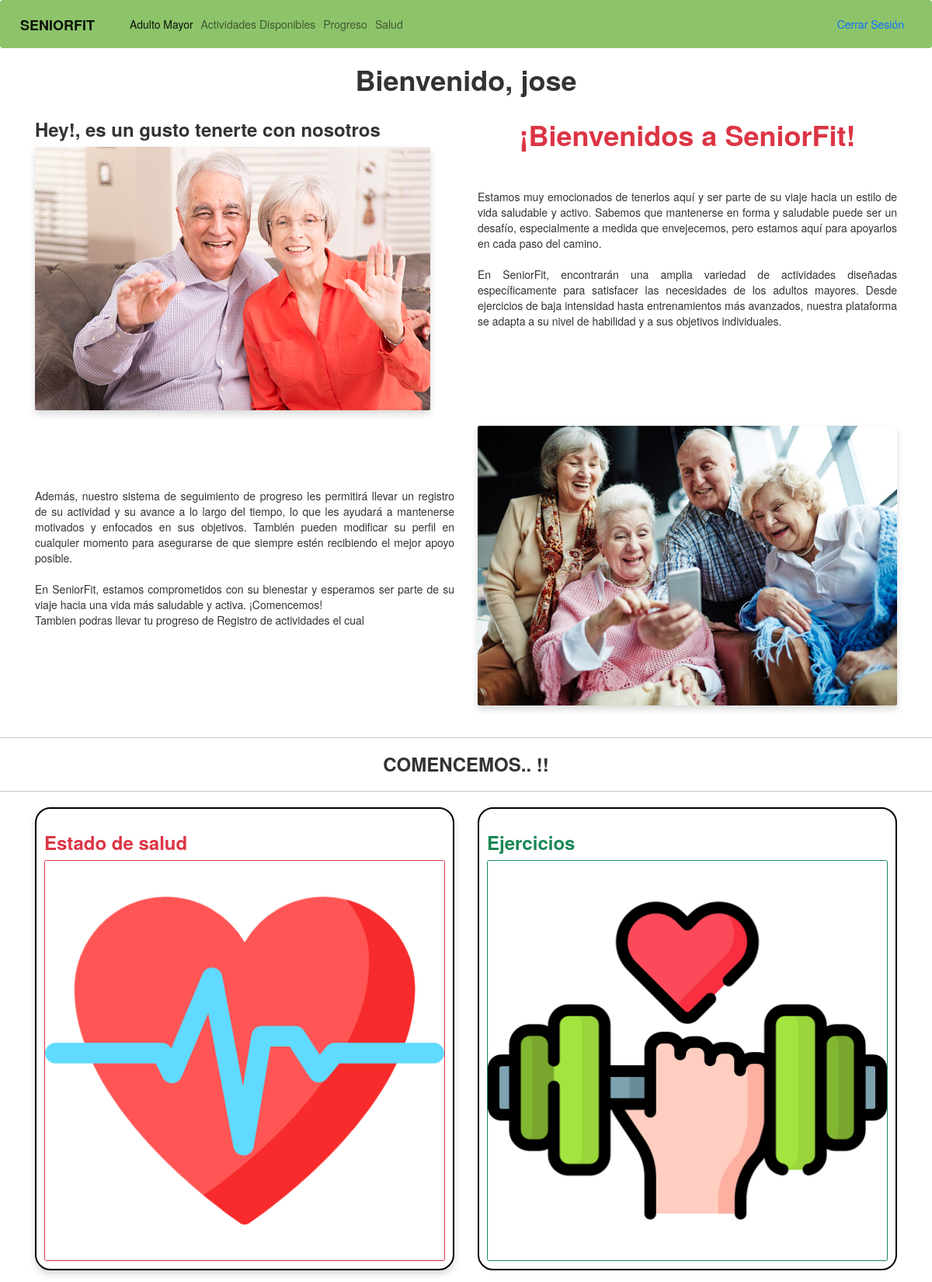
Page /adulto_home.php (signed in) on the earlier database version.
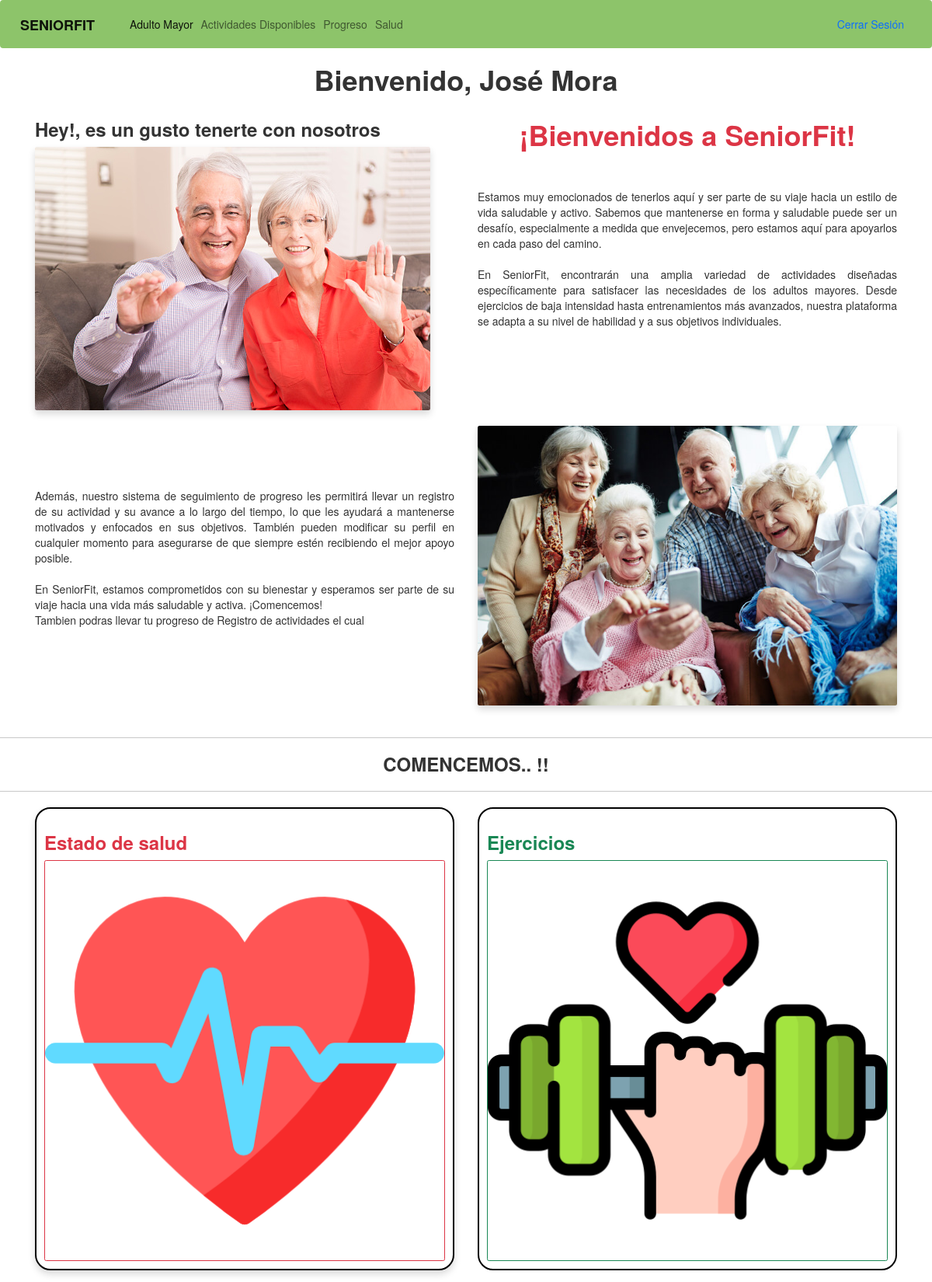
Same page on the later database version.
### tables this page shows
CREATE TABLE `usuarios` (
  `id` int(6) UNSIGNED NOT NULL,
  `nombre` varchar(50) NOT NULL,
  `edad` int(3) NOT NULL,
  `fecha_nacimiento` date NOT NULL,
  `genero` varchar(10) NOT NULL,
  `tipo_usuario` varchar(20) NOT NULL,
  `email` varchar(50) NOT NULL,
  `password` varchar(10) NOT NULL,
  `nombre_usuario` varchar(10) NOT NULL,
  `fecha_registro` timestamp NOT NULL DEFAULT current_timestamp() ON UPDATE current_timestamp(),
  `cedula` varchar(15) DEFAULT NULL,
  `telefono` varchar(10) DEFAULT NULL
);

### adulto_home.php (the view, shortened to what this page needs)
<!DOCTYPE html>
<html>
  <head>
    <link href="https://cdn.jsdelivr.net/npm/bootstrap@5.3.0-alpha1/dist/css/bootstrap.min.css" rel="stylesheet">
    <link rel="stylesheet" href="https://maxcdn.bootstrapcdn.com/bootstrap/3.4.1/css/bootstrap.min.css">
    <link rel="stylesheet" href="https://stackpath.bootstrapcdn.com/bootstrap/4.5.2/css/bootstrap.min.css"
>
    <link rel="stylesheet" href="style/styles.css">
   </head>
  <body>
    <div>
    <?php
    include 'base_adulto.php';
      $nombre_usu =  $_SESSION['nombre_usuario'];
      $bd = conectar();
      $query = "SELECT * FROM usuarios Where nombre_usuario = '$nombre_usu'";
      $result = mysqli_query($bd, $query);
      $row = mysqli_fetch_array($result);
      echo "<h1><strong> Bienvenido, " . $row['nombre'] . " </strong></h1>";
    ?>
    </div>
    <div class="container text-justify">
      <div class="row align-items-start">
        <div class="col-12 col-md-6">
          <h3><strong>Hey!, es un gusto tenerte con nosotros</strong></h3>
          <img src="img/saludo.jpg"  class="img-fluid rounded shadow " alt="saludo">
        </div>
        <div class="col-12 col-md-6">
        <h3><p class="font-family: Tahoma;"><h1 class=" text-danger"><strong>¡Bienvenidos a SeniorFit!</strong></h1>
                <br><br> Estamos muy emocionados de tenerlos aquí y ser parte de su viaje hacia un
                estilo de vida saludable y activo. Sabemos que mantenerse en forma y saludable
                puede ser un desafío, especialmente a medida que envejecemos, pero estamos aquí
                para apoyarlos en cada paso del camino.
                <br><br>En SeniorFit, encontrarán una amplia variedad de actividades diseñadas específicamente
                para satisfacer las necesidades de los adultos mayores. Desde ejercicios de baja
                intensidad hasta entrenamientos más avanzados, nuestra plataforma se adapta a su nivel
                de habilidad y a sus objetivos individuales.
        </p></h3>
        </div>
      </div>
      <div class="row align-items-start">
        <div class="col-12 col-md-6">
        <h3><p class="font-family: Tahoma;"><h1 class=" text-danger"><strong></strong></h1>
                <br><br><br>Además, nuestro sistema de seguimiento de progreso les permitirá llevar un registro de
                su actividad y su avance a lo largo del tiempo, lo que les ayudará a mantenerse motivados
                y enfocados en sus objetivos. También pueden modificar su perfil en cualquier momento para
                asegurarse de que siempre estén recibiendo el mejor apoyo posible.
                <br><br>En SeniorFit, estamos comprometidos con su bienestar y esperamos ser parte de su viaje hacia
                una vida más saludable y activa. ¡Comencemos!
              <br>
              Tambien podras llevar tu progreso de Registro de actividades el cual
        </p></h3>
        </div>
        <div class="col-12 col-md-6">
        <img src="img/adulto.jpg" class="img-fluid rounded shadow" alt="saludo">
        </div>
      </div>
    </div>
    <br>
    <hr>
    <h3><strong>COMENCEMOS.. !!</strong></h3>
    <div class="opciones_adulto">
      <hr>
      <div class="container text-justify">
        <div class="row align-items-start">
          <div class="col-12 col-md-6">
            <div class="item shadow mb-4">
              <h3 class=" text-danger"><strong>Estado de salud</strong></h3>
              <a href="salud.php">
                <img src="img/salud.png" class="rounded border border-danger card-img-top" alt="salud">
              </a>
            </div>
          </div>
          <div class="col-12 col-md-6">
            <div class=item shadow mb-4>
              <h3 class=" text-success"><strong>Ejercicios</strong></h3>
              <a href="activities.php ">
                <img src="img/aptitud-fisica.png" class="rounded border border-success card-img-top" alt="ejercicio">
              </a>
            </div>
          </div>
        </div>
      </div>
    </div>
    </body>
</html>

### base_adulto.php (shortened to what this page needs)
<!DOCTYPE html>
<html lang="en">
<head>
    <link href="https://cdn.jsdelivr.net/npm/bootstrap@5.0.2/dist/css/bootstrap.min.css" rel="stylesheet">
    <link rel="stylesheet" href="https://maxcdn.bootstrapcdn.com/bootstrap/3.4.1/css/bootstrap.min.css">
</head>
<body>
  <nav class="navbar navbar-expand-lg navbar navbar-light" style="background-color: #8DC46A;">
    <div class="container-fluid">
      <a class="navbar-brand" href="#"><strong>SENIORFIT</strong></a>
      <div class="collapse navbar-collapse" id="navbarNavAltMarkup">
        <div class="navbar-nav">
          <a class="nav-link active" aria-current="page" href="adulto_home.php">Adulto Mayor</a>
          <a class="nav-link" href="activities.php">Actividades Disponibles</a>
          <a class="nav-link" href="progreso.php">Progreso</a>
          <a class="nav-link" href="salud.php">Salud</a>
        </div>
      </div>
      <form class="d-flex">
      <a class="nav-link" href="index.php">Cerrar Sesión</a>
      </form>
    </div>
  </nav>
</body>
</html>

### style/styles.css (style rules this page uses)
.item { border: 2px solid #000; padding: 10px; border-radius: 20px; }
* { margin: 0px; }
h1 { color:rgb(42, 179, 83); text-align: center; font-size: 50px; }
body { font-family:"Tahoma"; text-align: center; background-color: rgb(10, 3, 3); }

Differences in the rows shown:
changed usuarios: nombre "jose" → "José Mora"
